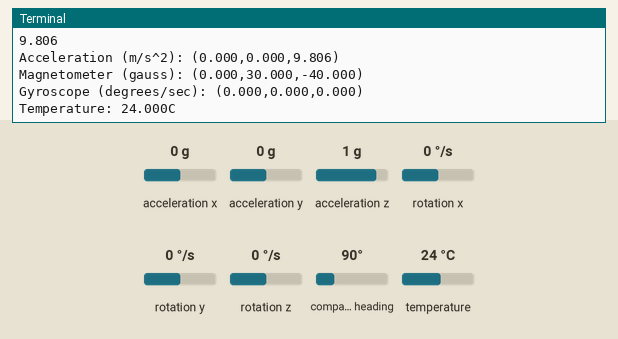
Simulated run of this program. Board: Raspberry Pi (BCM pin numbers). Shown: the last lines printed to the terminal. The inputs (shaded band) are chosen by the test bench; at power-on: acceleration x 0 g, acceleration y 0 g, acceleration z 1 g, rotation x 0 °/s, rotation y 0 °/s, rotation z 0 °/s, compass heading 90°, temperature 24 °C.

Above: at 1.2 s.
1.3 s: acceleration x set to -1.4 g
At 1.55 s:
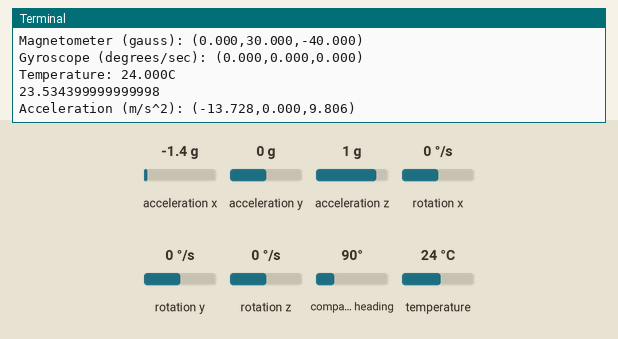
2.8 s: acceleration y set to -1.4 g
At 2.85 s:
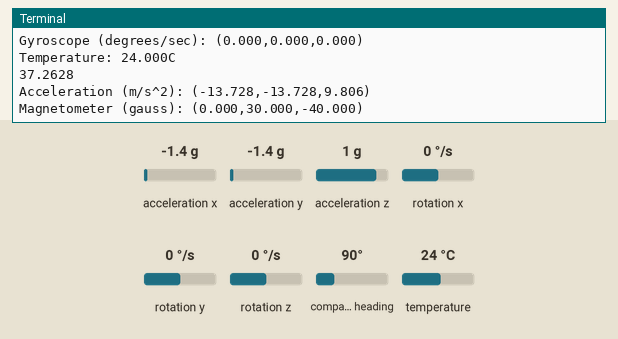
4.3 s: acceleration z set to -1.4 g
At 5.21 s:
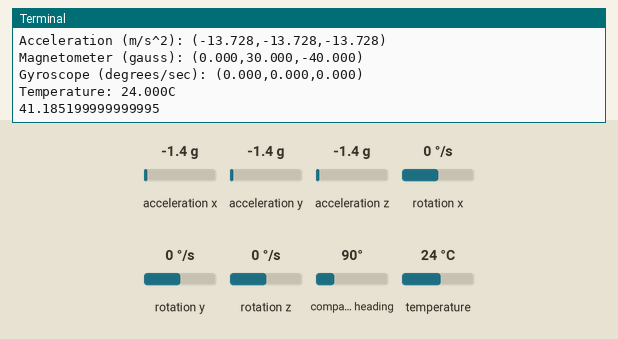
Timing chart, 0 to 7.3 s (numbered marks = the images above; inputs shaded):
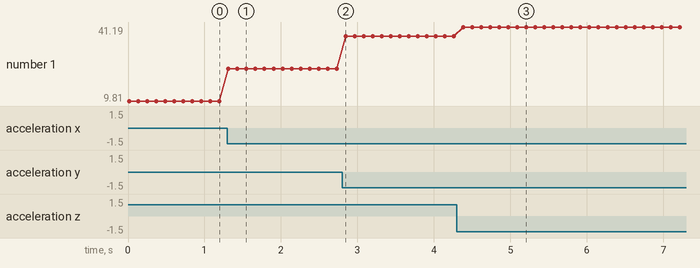

Measured:
- after the input at 1.3 s, the terminal: prints a new line at once (image 1)
- after the input at 2.8 s, the terminal: prints a new line after 0.05 s (image 2)
- after the input at 4.3 s, the terminal: prints a new line after 0.08 s (image 3)
- plotted number 1: 9.81 → 23.53 after the input at 1.3 s, 23.53 → 37.26 after the input at 2.8 s, 37.26 → 41.19 after the input at 4.3 s

The program:

readout.py
```python
# Started from https://learn.adafruit.com/adafruit-lsm9ds1-accelerometer-plus-gyro-plus-magnetometer-9-dof-breakout/python-circuitpython

import os
import time
import board
import busio
import adafruit_lsm9ds1

i2c = busio.I2C(board.SCL, board.SDA)
sensor = adafruit_lsm9ds1.LSM9DS1_I2C(i2c)

while True:
    os.system("clear")
    (x,y,z) = sensor.acceleration
    print(abs(x)+abs(y)+abs(z))
    print('Acceleration (m/s^2): ({0:0.3f},{1:0.3f},{2:0.3f})'
        .format(*sensor.acceleration))
    print('Magnetometer (gauss): ({0:0.3f},{1:0.3f},{2:0.3f})'
        .format(*sensor.magnetic))
    print('Gyroscope (degrees/sec): ({0:0.3f},{1:0.3f},{2:0.3f})'
        .format(*sensor.gyro))
    print('Temperature: {0:0.3f}C'.format(sensor.temperature))
    time.sleep(0.1)
```
